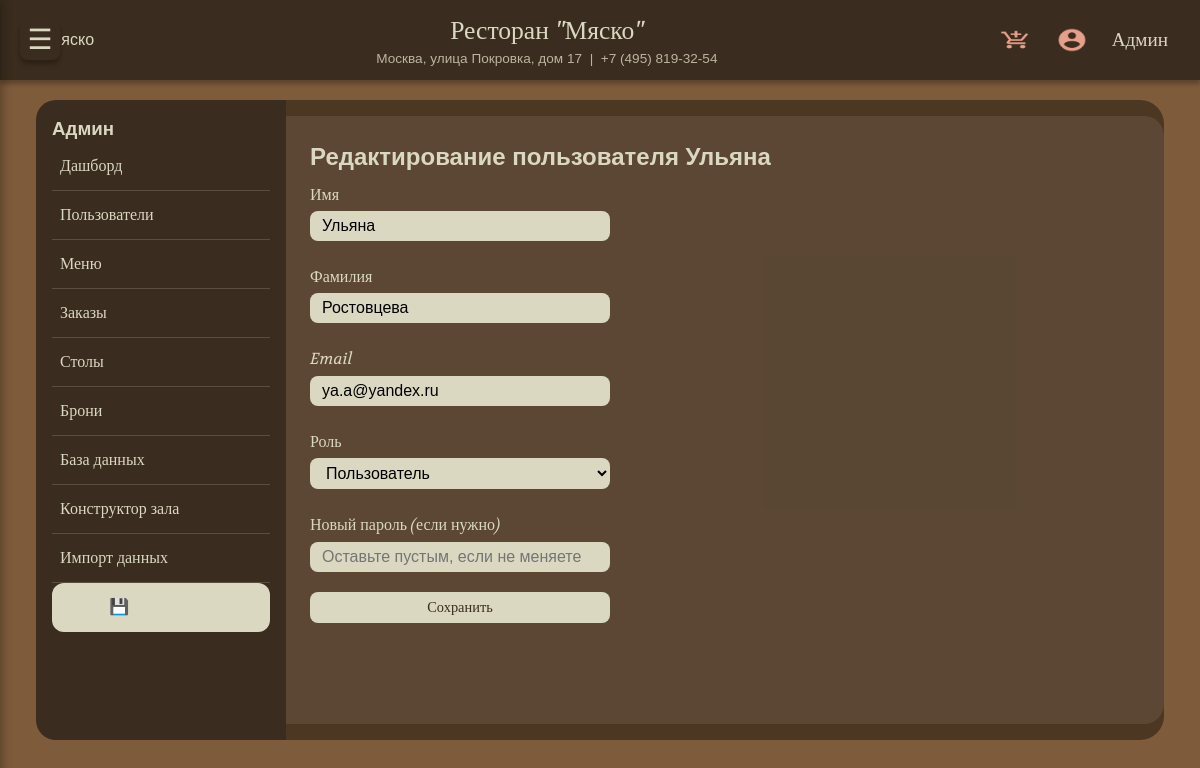
The page /admin/users/6/edit (signed in) on the database its author committed.
### tables this page shows
CREATE TABLE users (
                id INTEGER PRIMARY KEY AUTOINCREMENT,
                first_name TEXT NOT NULL,
                last_name TEXT NOT NULL,
                phone TEXT UNIQUE NOT NULL,
                email TEXT,
                password_hash TEXT NOT NULL,
                role TEXT DEFAULT 'user',
                bonus_points INTEGER DEFAULT 0
            );

### routers.py (the view, shortened to what this page needs)
@app.route('/admin/users/<int:user_id>/edit', methods=['GET', 'POST'])
@role_required('admin')
def admin_edit_user(user_id):
    with get_db() as conn:
        user = conn.execute("SELECT * FROM users WHERE id=?", (user_id,)).fetchone()
        if not user:
            return "Пользователь не найден", 404
    form = AdminEditUserForm()
    if request.method == 'GET':
        form.first_name.data = user['first_name']
        form.last_name.data = user['last_name']
        form.email.data = user['email'] or ''
        form.role.data = user['role']
    return render_template('admin_edit_user.html', form=form, user=user)

### forms.py
class AdminEditUserForm(FlaskForm):
    first_name = StringField('Имя', validators=[DataRequired()])
    last_name = StringField('Фамилия', validators=[DataRequired()])
    email = StringField('Email', validators=[Optional(), Email()])
    role = SelectField('Роль', choices=[('user', 'Пользователь'), ('manager', 'Менеджер'), ('hostess', 'Хостес'), ('admin', 'Админ')])
    new_password = PasswordField('Новый пароль (если нужно)')
    submit = SubmitField('Сохранить')

### models.py (called while the page is built)
def get_db():
    conn = sqlite3.connect(DATABASE)
    conn.row_factory = sqlite3.Row
    conn.execute("PRAGMA foreign_keys = ON")
    return conn

    @staticmethod
    def get(user_id):
        with get_db() as conn:
            row = conn.execute("SELECT * FROM users WHERE id=?", (user_id,)).fetchone()
        return User(row) if row else None

### routers.py (called while the page is built)
@app.context_processor
def inject_csrf():
    from flask_wtf.csrf import generate_csrf
    return dict(csrf_token=generate_csrf, csrf_token_value=generate_csrf())

@login_manager.user_loader
def load_user(user_id):
    return User.get(user_id)

def role_required(*roles):
    def decorator(f):
        @wraps(f)
        @login_required
        def decorated_function(*args, **kwargs):
            if current_user.role not in roles:
                flash('Недостаточно прав', 'error')
                return redirect(url_for('index'))
            return f(*args, **kwargs)
        return decorated_function
    return decorator

@app.before_request
def make_user_available():
    g.user = current_user if current_user.is_authenticated else None

### app/templates/admin_edit_user.html (shortened to what this page needs)
{% extends "admin_base.html" %}
{% block admin_content %}
<h2>Редактирование пользователя {{ user.first_name }}</h2>
<form method="POST" class="admin-form">
    <div class="form-group">{{ form.first_name.label }} {{ form.first_name(class="form-control") }}</div>
    <div class="form-group">{{ form.last_name.label }} {{ form.last_name(class="form-control") }}</div>
    <div class="form-group">{{ form.email.label }} {{ form.email(class="form-control") }}</div>
    <div class="form-group">{{ form.role.label }} {{ form.role(class="form-control") }}</div>
    <div class="form-group">{{ form.new_password.label }} {{ form.new_password(class="form-control", placeholder="Оставьте пустым, если не меняете") }}</div>
    {{ form.submit(class="btn-primary") }}
</form>
{% endblock %}

### app/templates/base.html (shortened to what this page needs)
<!DOCTYPE html>
<html lang="ru">
<head>
    <link rel="stylesheet" href="{{ url_for('static', filename='css/font.css') }}">
    <link rel="stylesheet" href="{{ url_for('static', filename='style.css') }}">
    {% if request.path.startswith('/admin') %}
    <link rel="stylesheet" href="{{ url_for('static', filename='admin_style.css') }}">
    {% endif %}
</head>
<body>
    <div class="menu-toggle" id="menu-toggle-btn">☰</div>
    <header class="site-header">
        <div class="header-container">
            <div class="logo">
                <a href="{{ url_for('index') }}">
                    <img src="{{ url_for('static', filename='images/logo.png') }}" alt="Мяско" height="40">
                </a>
            </div>
            <div class="header-info">
                <div class="restaurant-name">Ресторан "Мяско"</div>
                <div class="restaurant-address">Москва, улица Покровка, дом 17 &nbsp;|&nbsp; +7 (495) 819-32-54</div>
            </div>
            <div class="header-actions">
                <a href="{{ url_for('cart') }}" class="header-icon cart-icon" title="Корзина"></a>
                {% if current_user.is_authenticated %}
                    <a href="{{ url_for('profile') }}" class="header-icon profile-icon" title="Личный кабинет"></a>
                    <a href="{{ url_for('profile') }}" class="user-name">{{ current_user.first_name }}</a>
                {% else %}
                    <a href="{{ url_for('login') }}" class="header-icon profile-icon" title="Войти"></a>
                {% endif %}
            </div>
        </div>
    </header>
    <main>
        {% block content %}{% endblock %}
    </main>
</body>
</html>

### app/static/style.css (style rules this page uses)
:root { --brown-dark: #3a2c1e; --brown-medium: #7e5b3b; --beige-light: #dbd8c1; --accent: #e69f8a; --black-40: rgba(0, 0, 0, 0.4); --font-heading: 'Volkhov-Italic', 'Volkhov-Bold Italic', serif; --font-body: 'Inter-Regular', 'Anek Devanagari-Regular', sans-serif; --shadow: 0px 4px 4px rgba(0, 0, 0, 0.25); }
* { margin: 0; padding: 0; box-sizing: border-box; }
body { background-color: var(--brown-medium); font-family: var(--font-body); color: var(--beige-light); line-height: 1.4; padding-top: 80px; }
a { text-decoration: none; color: inherit; }
.site-header { position: fixed; top: 0; left: 0; width: 100%; background: var(--brown-dark); box-shadow: var(--shadow); z-index: 1000; padding: 0.8rem 2rem; }
.header-container { max-width: 1400px; margin: 0 auto; display: flex; justify-content: space-between; align-items: center; flex-wrap: wrap; gap: 1rem; }
.logo img { height: 45px; }
.header-info { text-align: center; flex: 1; }
.restaurant-name { font-family: var(--font-heading); font-size: 1.6rem; color: var(--beige-light); white-space: nowrap; }
.restaurant-address { font-size: 0.85rem; color: var(--beige-light); opacity: 0.8; white-space: nowrap; }
.header-actions { display: flex; align-items: center; gap: 1.5rem; }
.header-icon { width: 32px; height: 32px; background-size: contain; background-repeat: no-repeat; background-position: center; cursor: pointer; }
.cart-icon { background-image: url('/static/images/add_shopping_cart.png'); }
.profile-icon { background-image: url('/static/images/account_circle.png'); }
.user-name { font-family: var(--font-heading); font-size: 1.2rem; color: var(--beige-light); white-space: nowrap; display: inline-block; max-width: 150px; overflow: hidden; text-overflow: ellipsis; }
.menu-toggle { position: fixed; top: 20px; left: 20px; z-index: 1002; width: 40px; height: 40px; background: var(--brown-dark); border-radius: 8px; display: flex; align-items: center; justify-content: center; font-size: 28px; cursor: pointer; color: var(--beige-light); box-shadow: var(--shadow); }
main { max-width: 1400px; margin: 1rem auto; padding: 0 1rem; }
.btn, .big-btn, button, .btn-link, input[type="submit"] { background-color: var(--beige-light); border: none; border-radius: 12px; padding: 8px 20px; font-family: var(--font-heading); font-size: 1rem; color: var(--brown-dark); cursor: pointer; transition: all 0.2s ease; display: inline-block; text-align: center; }
form input, form select, form textarea { background: var(--beige-light); border: none; border-radius: 12px; padding: 10px 15px; font-family: var(--font-body); font-size: 1rem; width: 100%; max-width: 400px; margin: 5px 0 15px; }
form label { font-family: var(--font-heading); display: block; margin-top: 10px; }

### app/static/admin_style.css (style rules this page uses)
:root { --brown-dark: #3a2c1e; --brown-medium: #7e5b3b; --beige-light: #dbd8c1; --accent: #e69f8a; --black-40: rgba(0, 0, 0, 0.4); --font-heading: 'Volkhov-Italic', 'Volkhov-Bold Italic', serif; --font-body: 'Inter-Regular', 'Anek Devanagari-Regular', sans-serif; }
.btn, button, input[type="submit"] { background-color: var(--beige-light); border: none; border-radius: 8px; padding: 6px 14px; font-family: var(--font-heading); font-size: 0.9rem; color: var(--brown-dark); cursor: pointer; }
form input, form select, form textarea { background: var(--beige-light); border: none; border-radius: 8px; padding: 6px 12px; margin: 5px 0 15px; width: 100%; max-width: 300px; }
body { padding-top: 80px; }

### rows shown on the page
users: first_name "Админ"
users: first_name "Ульяна", last_name "Ростовцева", email "ya.a@yandex.ru", role "Пользователь"
